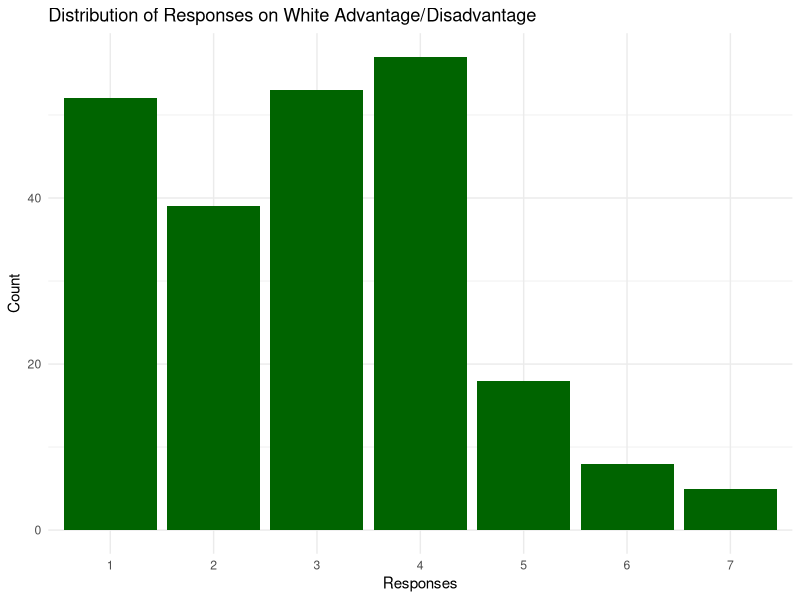
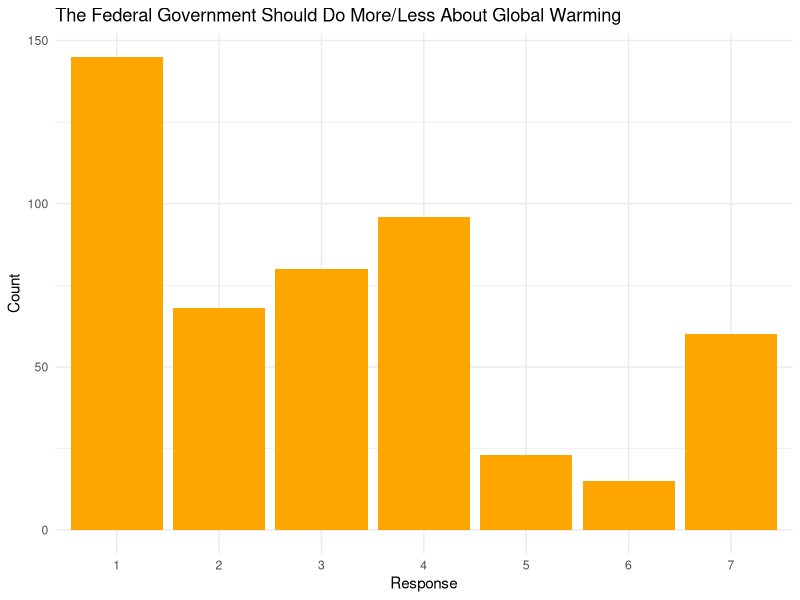
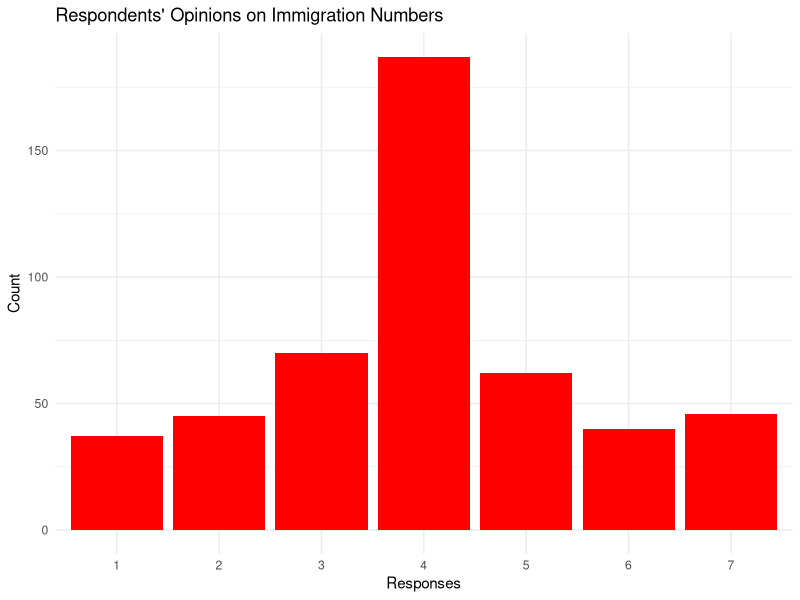
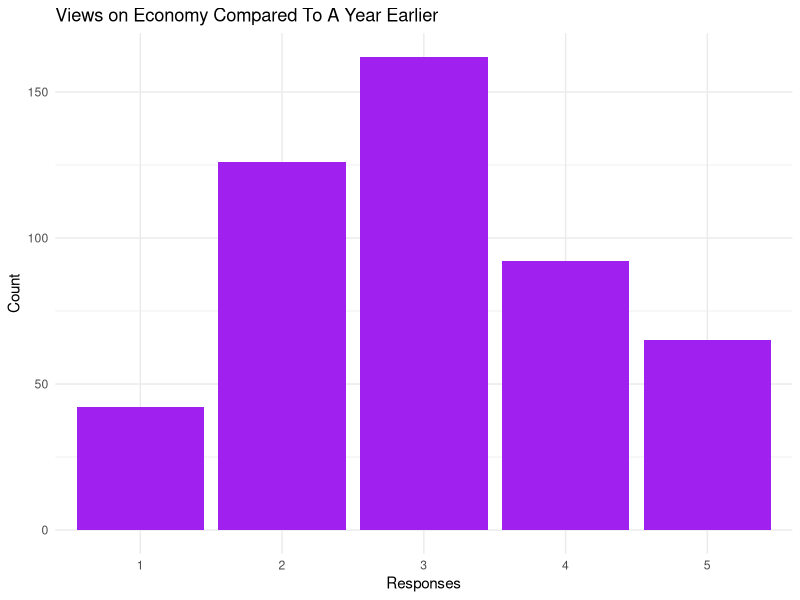
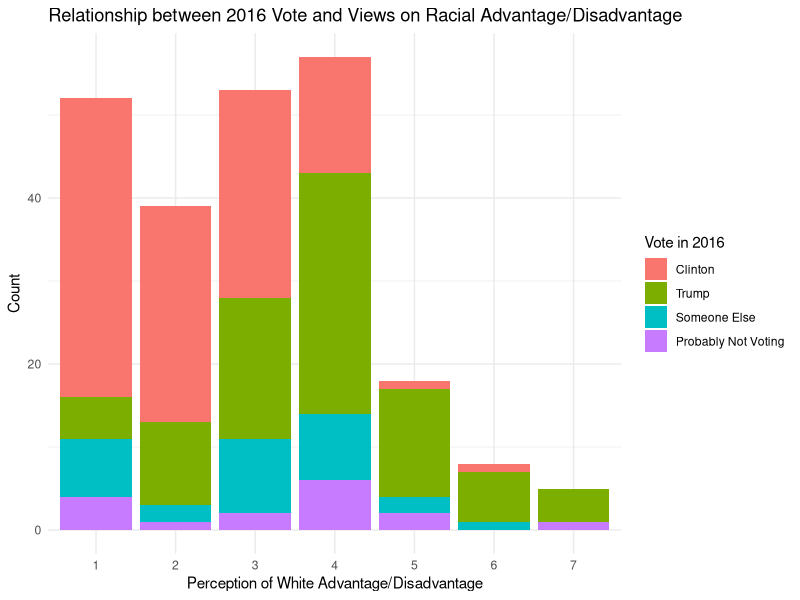
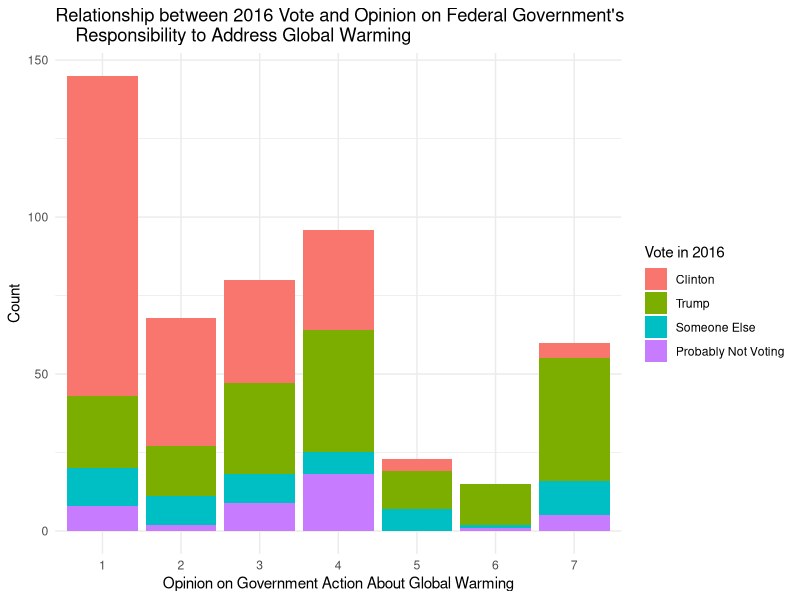
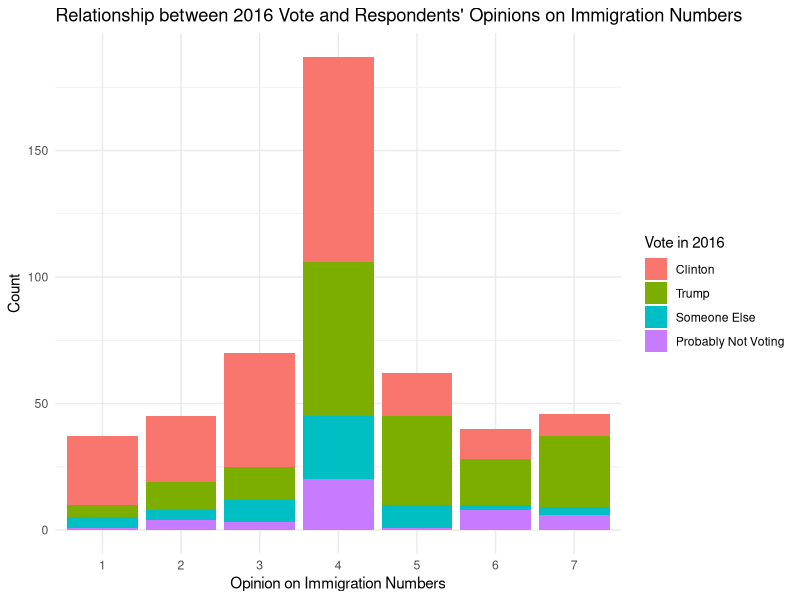
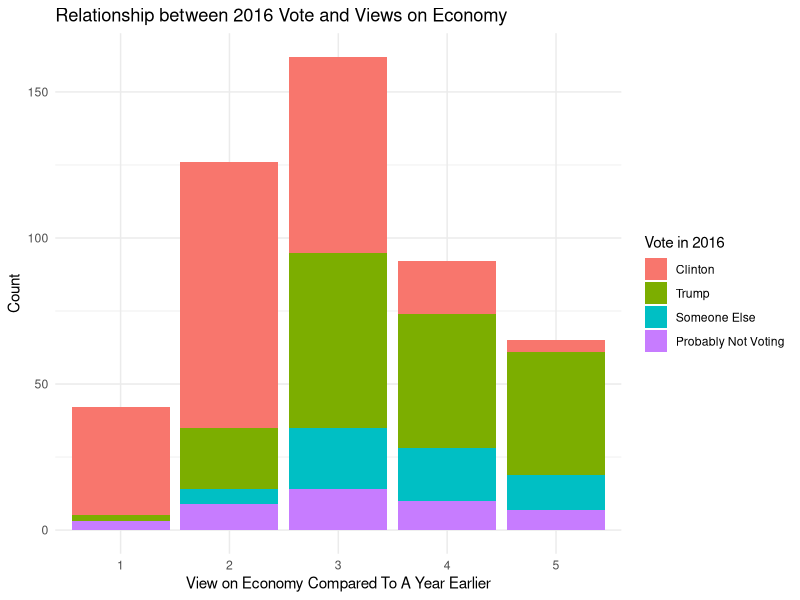

Write the R code that produced these figures, in order.
library(here)
library(tidyverse)
library(dplyr)
library(ggplot2)

anes_data <- read_csv(here("data", "anes_pilot_2016.csv"))

vote2016 <- anes_data$vote16dt
vote2016 <- ifelse(vote2016 == 9, NA, vote2016)
vote2016 <- factor(vote2016, 
                   levels = c(1, 2, 3, 4),
                   labels = c("Clinton", "Trump", "Someone Else", "Probably Not Voting"))

white_adv <- anes_data$wad4b
white_adv <- ifelse(white_adv == 9, NA, white_adv)

anes_data$vote2016 <- vote2016
anes_data$white_adv <- white_adv

anes_data_clean <- anes_data %>%
  filter(!is.na(vote2016) & !is.na(white_adv))

ggplot(anes_data_clean, aes(x = factor(white_adv, exclude = NULL))) +
  geom_bar(fill = "darkgreen") +
  labs(
    title = "Distribution of Responses on White Advantage/Disadvantage",
    x = "Responses",
    y = "Count"
  ) +
  theme_minimal()

pdf(here("figs", "racial_adv.pdf"))
ggplot(anes_data_clean, aes(x = factor(white_adv), fill = factor(vote2016))) +
  geom_bar() +
  labs(
    title = "Relationship between 2016 Vote and Views on Racial Advantage/Disadvantage",
    x = "Perception of White Advantage/Disadvantage",
    y = "Count",
    fill = "Vote in 2016"
  ) +
  theme_minimal()
dev.off()

warmdo <- anes_data$warmdo

anes_data_clean <- anes_data %>%
  filter(!is.na(vote2016) & !is.na(warmdo))

ggplot(anes_data_clean, aes(x = factor(warmdo, exclude = NULL))) +
  geom_bar(fill = "orange") +
  labs(
    title = "The Federal Government Should Do More/Less About Global Warming",
    x = "Response",
    y = "Count"
  ) +
  theme_minimal()

pdf(here("figs", "gov_warming.pdf"))
ggplot(anes_data_clean, aes(x = factor(warmdo), fill = factor(vote2016))) +  
  geom_bar() +
  labs(
    title = "Relationship between 2016 Vote and Opinion on Federal Government's
    Responsibility to Address Global Warming",
    x = "Opinion on Government Action About Global Warming",
    y = "Count",
    fill = "Vote in 2016"
  ) +
  theme_minimal()
dev.off()

immig_numb <- anes_data$immig_numb

anes_data_clean <- anes_data %>%
  filter(!is.na(vote2016) & !is.na(immig_numb))

ggplot(anes_data_clean, aes(x = factor(immig_numb, exclude = NULL))) +
  geom_bar(fill = "red") +
  labs(
    title = "Respondents' Opinions on Immigration Numbers",
    x = "Responses",
    y = "Count"
  ) +
  theme_minimal()

pdf(here("figs", "immig_opin.pdf"))
ggplot(anes_data_clean, aes(x = factor(immig_numb), fill = factor(vote2016))) +
  geom_bar() +
  labs(
    title = "Relationship between 2016 Vote and Respondents' Opinions on Immigration Numbers",
    x = "Opinion on Immigration Numbers",
    y = "Count",
    fill = "Vote in 2016"
  ) +
  theme_minimal()
dev.off()

econnow <- anes_data$econnow

anes_data_clean <- anes_data %>%
  filter(!is.na(vote2016) & !is.na(econnow))

ggplot(anes_data_clean, aes(x = factor(econnow, exclude = NULL))) +
  geom_bar(fill = "purple") +
  labs(
    title = "Views on Economy Compared To A Year Earlier",
    x = "Responses",
    y = "Count"
  ) +
  theme_minimal()

pdf(here("figs", "econ_opin.pdf"))
ggplot(anes_data_clean, aes(x = factor(econnow), fill = factor(vote2016))) +
  geom_bar() +
  labs(
    title = "Relationship between 2016 Vote and Views on Economy",
    x = "View on Economy Compared To A Year Earlier",
    y = "Count",
    fill = "Vote in 2016"
  ) +
  theme_minimal()
dev.off()
